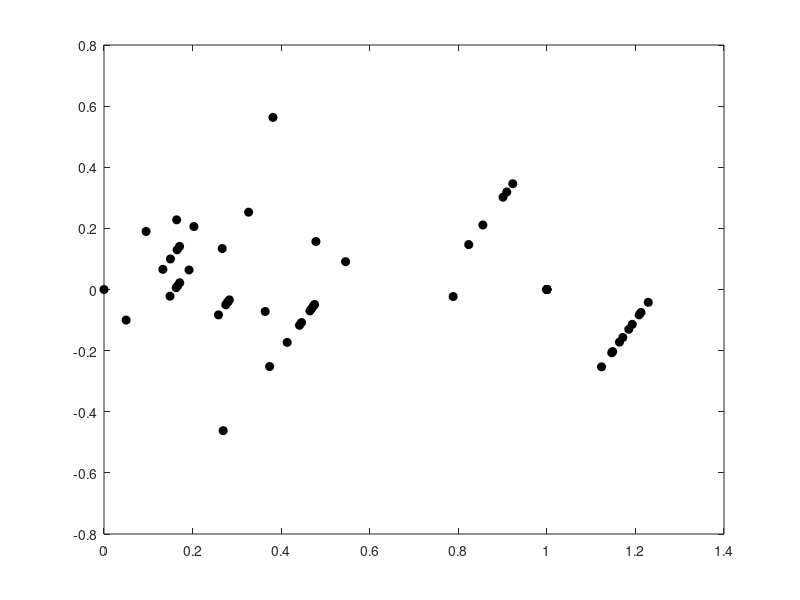

MATLAB code to generate this figure: (Note: this script raises an error after producing the figure.)
observed_ratio=[0, 0.19, 0.224, 1.12, 0.383, 0.997, 0.438, 0.23, 0.266, 1, 1.096;
    0, 0.278, 0.138, 1.167, 0.392, 1.047, 0.447, 0.2, 0.259, 1, 1.069;
    0.453, 0.663, 0.173, 1.093, 0.038, 1.208, 0.591, 0.166, 0.217, 1, 1.052;
    0.328, 0.334, 0.182, 1.136, 0.248, 1.043, 0.43, 0.241, 0.259, 1, 0.961;
    0.777, 0.557, 0.166, 1.175, 0.327, 1.078, 0.451, 0.306, 0.25, 1, 0.897;
];

true_ratio=[0, 0, 0.16, 1.25, 0.5, 1.25, 0.5, 0.1, 0.3, 1, 0.75;
    0.1, 0.05, 0.16, 1.25, 0.5, 1.25, 0.5, 0.1, 0.3, 1, 0.75;
    0.2, 0.1, 0.16, 1.25, 0.5, 1.25, 0.5, 0.1, 0.3, 1, 0.75;
    0.4, 0.2, 0.16, 1.25, 0.5, 1.25, 0.5, 0.1, 0.3, 1, 0.75;
    0.8, 0.4, 0.16, 1.25, 0.5, 1.25, 0.5, 0.1, 0.3, 1, 0.75;];

% Calculate the differences and means
differences = observed_ratio - true_ratio;
averages = (observed_ratio + true_ratio) / 2;

% Calculate mean difference and limits of agreement
mean_diff = mean(differences(:));
sd_diff = std(differences(:));
upper_limit = mean_diff + 1.96 * sd_diff;
lower_limit = mean_diff - 1.96 * sd_diff;

% Plotting the Bland-Altman plot
figure;
plot(averages(:), differences(:), 'o', 'MarkerFaceColor', 'black', 'MarkerEdgeColor','black'); % Filled circles
hold on;

% Plot mean and limits of agreement lines
mean_line = yline(mean_diff, 'r', 'LineWidth', 2); % Mean line in red
upper_limit_line = yline(upper_limit, 'k--', 'LineWidth', 2); % Upper limit line in green
lower_limit_line = yline(lower_limit, 'k--', 'LineWidth', 2); % Lower limit line in blue

% Find the right-most x-position for the labels
max_x_pos = max(averages(:)) ; % Slight offset to avoid the plot's edge

% Adding labels to the lines
text(max_x_pos, mean_diff, sprintf('Mean: %.2f', mean_diff), ...
    'VerticalAlignment', 'bottom', 'HorizontalAlignment', 'right', 'Color', 'r');
text(max_x_pos, upper_limit, sprintf('Upper Limit: %.2f', upper_limit), ...
    'VerticalAlignment', 'bottom', 'HorizontalAlignment', 'right', 'Color', 'k');
text(max_x_pos, lower_limit, sprintf('Lower Limit: %.2f', lower_limit), ...
    'VerticalAlignment', 'top', 'HorizontalAlignment', 'right', 'Color', 'k');

% Configure plot labels and title
xlabel('Average of Observed and Ground Truth Ratios of STEAM');
ylabel('Difference between Observed and Ground Truth Ratios of STEAM 6ms');
title('Bland-Altman Plot (STEAM 6ms)');
grid on;

% Configure legend
legend('Data Points', 'Mean Difference', 'Upper Limit (95% CI)', 'Lower Limit (95% CI)', ...
    'Location', 'northwest');
hold off;